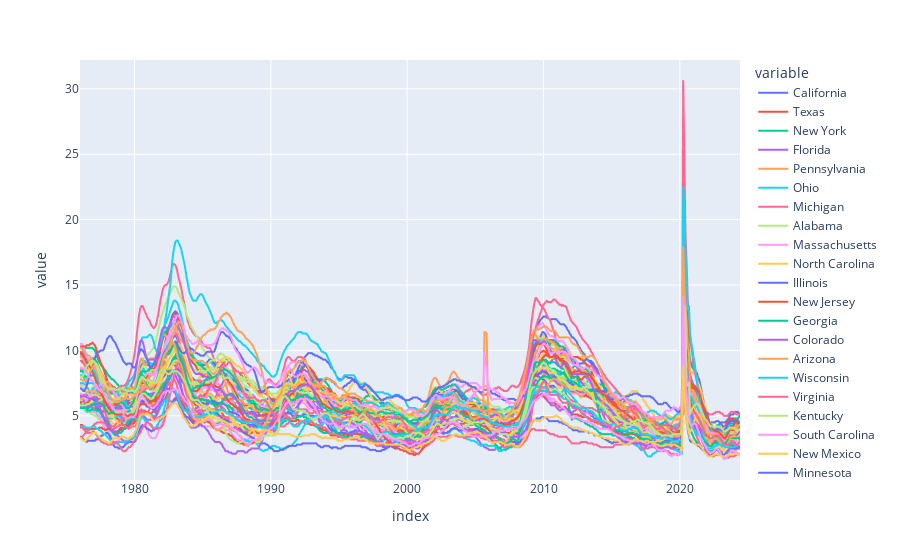

The notebook cell saved with this chart:
### Markdown cell above
### 1- what's the periods of highst ratios ?

### Code cell
px.line(unemp_results)

### Figure 1 — Plotly figure (JSON) as saved in the notebook; plotly's stock layout.template omitted (floating-point values rounded to 4 significant figures; data arrays with more than 128 entries replaced by an {"elided": "..."} marker saying what was removed)
{"data": [{"hovertemplate": "variable=California<br>index=%{x}<br>value=%{y}<extra></extra>", "legendgroup": "California", "line": {"color": "#636efa", "dash": "solid"}, "marker": {"symbol": "circle"}, "mode": "lines", "name": "California", "showlegend": true, "type": "scattergl", "x": {"elided": "582 str values"}, "xaxis": "x", "y": {"elided": "582 float values"}, "yaxis": "y"}, {"hovertemplate": "variable=Texas<br>index=%{x}<br>value=%{y}<extra></extra>", "legendgroup": "Texas", "line": {"color": "#EF553B", "dash": "solid"}, "marker": {"symbol": "circle"}, "mode": "lines", "name": "Texas", "showlegend": true, "type": "scattergl", "x": {"elided": "582 str values"}, "xaxis": "x", "y": {"elided": "582 float values"}, "yaxis": "y"}, {"hovertemplate": "variable=New York<br>index=%{x}<br>value=%{y}<extra></extra>", "legendgroup": "New York", "line": {"color": "#00cc96", "dash": "solid"}, "marker": {"symbol": "circle"}, "mode": "lines", "name": "New York", "showlegend": true, "type": "scattergl", "x": {"elided": "582 str values"}, "xaxis": "x", "y": {"elided": "582 float values"}, "yaxis": "y"}, {"hovertemplate": "variable=Florida<br>index=%{x}<br>value=%{y}<extra></extra>", "legendgroup": "Florida", "line": {"color": "#ab63fa", "dash": "solid"}, "marker": {"symbol": "circle"}, "mode": "lines", "name": "Florida", "showlegend": true, "type": "scattergl", "x": {"elided": "582 str values"}, "xaxis": "x", "y": {"elided": "582 float values"}, "yaxis": "y"}, {"hovertemplate": "variable=Pennsylvania<br>index=%{x}<br>value=%{y}<extra></extra>", "legendgroup": "Pennsylvania", "line": {"color": "#FFA15A", "dash": "solid"}, "marker": {"symbol": "circle"}, "mode": "lines", "name": "Pennsylvania", "showlegend": true, "type": "scattergl", "x": {"elided": "582 str values"}, "xaxis": "x", "y": {"elided": "582 float values"}, "yaxis": "y"}, {"hovertemplate": "variable=Ohio<br>index=%{x}<br>value=%{y}<extra></extra>", "legendgroup": "Ohio", "line": {"color": "#19d3f3", "dash": "solid"}, "marker": {"symbol": "circle"}, "mode": "lines", "name": "Ohio", "showlegend": true, "type": "scattergl", "x": {"elided": "582 str values"}, "xaxis": "x", "y": {"elided": "582 float values"}, "yaxis": "y"}, {"hovertemplate": "variable=Michigan<br>index=%{x}<br>value=%{y}<extra></extra>", "legendgroup": "Michigan", "line": {"color": "#FF6692", "dash": "solid"}, "marker": {"symbol": "circle"}, "mode": "lines", "name": "Michigan", "showlegend": true, "type": "scattergl", "x": {"elided": "582 str values"}, "xaxis": "x", "y": {"elided": "582 float values"}, "yaxis": "y"}, {"hovertemplate": "variable=Alabama<br>index=%{x}<br>value=%{y}<extra></extra>", "legendgroup": "Alabama", "line": {"color": "#B6E880", "dash": "solid"}, "marker": {"symbol": "circle"}, "mode": "lines", "name": "Alabama", "showlegend": true, "type": "scattergl", "x": {"elided": "582 str values"}, "xaxis": "x", "y": {"elided": "582 float values"}, "yaxis": "y"}, {"hovertemplate": "variable=Massachusetts<br>index=%{x}<br>value=%{y}<extra></extra>", "legendgroup": "Massachusetts", "line": {"color": "#FF97FF", "dash": "solid"}, "marker": {"symbol": "circle"}, "mode": "lines", "name": "Massachusetts", "showlegend": true, "type": "scattergl", "x": {"elided": "582 str values"}, "xaxis": "x", "y": {"elided": "582 float values"}, "yaxis": "y"}, {"hovertemplate": "variable=North Carolina<br>index=%{x}<br>value=%{y}<extra></extra>", "legendgroup": "North Carolina", "line": {"color": "#FECB52", "dash": "solid"}, "marker": {"symbol": "circle"}, "mode": "lines", "name": "North Carolina", "showlegend": true, "type": "scattergl", "x": {"elided": "582 str values"}, "xaxis": "x", "y": {"elided": "582 float values"}, "yaxis": "y"}, {"hovertemplate": "variable=Illinois<br>index=%{x}<br>value=%{y}<extra></extra>", "legendgroup": "Illinois", "line": {"color": "#636efa", "dash": "solid"}, "marker": {"symbol": "circle"}, "mode": "lines", "name": "Illinois", "showlegend": true, "type": "scattergl", "x": {"elided": "582 str values"}, "xaxis": "x", "y": {"elided": "582 float values"}, "yaxis": "y"}, {"hovertemplate": "variable=New Jersey<br>index=%{x}<br>value=%{y}<extra></extra>", "legendgroup": "New Jersey", "line": {"color": "#EF553B", "dash": "solid"}, "marker": {"symbol": "circle"}, "mode": "lines", "name": "New Jersey", "showlegend": true, "type": "scattergl", "x": {"elided": "582 str values"}, "xaxis": "x", "y": {"elided": "582 float values"}, "yaxis": "y"}, {"hovertemplate": "variable=Georgia<br>index=%{x}<br>value=%{y}<extra></extra>", "legendgroup": "Georgia", "line": {"color": "#00cc96", "dash": "solid"}, "marker": {"symbol": "circle"}, "mode": "lines", "name": "Georgia", "showlegend": true, "type": "scattergl", "x": {"elided": "582 str values"}, "xaxis": "x", "y": {"elided": "582 float values"}, "yaxis": "y"}, {"hovertemplate": "variable=Colorado<br>index=%{x}<br>value=%{y}<extra></extra>", "legendgroup": "Colorado", "line": {"color": "#ab63fa", "dash": "solid"}, "marker": {"symbol": "circle"}, "mode": "lines", "name": "Colorado", "showlegend": true, "type": "scattergl", "x": {"elided": "582 str values"}, "xaxis": "x", "y": {"elided": "582 float values"}, "yaxis": "y"}, {"hovertemplate": "variable=Arizona<br>index=%{x}<br>value=%{y}<extra></extra>", "legendgroup": "Arizona", "line": {"color": "#FFA15A", "dash": "solid"}, "marker": {"symbol": "circle"}, "mode": "lines", "name": "Arizona", "showlegend": true, "type": "scattergl", "x": {"elided": "582 str values"}, "xaxis": "x", "y": {"elided": "582 float values"}, "yaxis": "y"}, {"hovertemplate": "variable=Wisconsin<br>index=%{x}<br>value=%{y}<extra></extra>", "legendgroup": "Wisconsin", "line": {"color": "#19d3f3", "dash": "solid"}, "marker": {"symbol": "circle"}, "mode": "lines", "name": "Wisconsin", "showlegend": true, "type": "scattergl", "x": {"elided": "582 str values"}, "xaxis": "x", "y": {"elided": "582 float values"}, "yaxis": "y"}, {"hovertemplate": "variable=Virginia<br>index=%{x}<br>value=%{y}<extra></extra>", "legendgroup": "Virginia", "line": {"color": "#FF6692", "dash": "solid"}, "marker": {"symbol": "circle"}, "mode": "lines", "name": "Virginia", "showlegend": true, "type": "scattergl", "x": {"elided": "582 str values"}, "xaxis": "x", "y": {"elided": "582 float values"}, "yaxis": "y"}, {"hovertemplate": "variable=Kentucky<br>index=%{x}<br>value=%{y}<extra></extra>", "legendgroup": "Kentucky", "line": {"color": "#B6E880", "dash": "solid"}, "marker": {"symbol": "circle"}, "mode": "lines", "name": "Kentucky", "showlegend": true, "type": "scattergl", "x": {"elided": "582 str values"}, "xaxis": "x", "y": {"elided": "582 float values"}, "yaxis": "y"}, {"hovertemplate": "variable=South Carolina<br>index=%{x}<br>value=%{y}<extra></extra>", "legendgroup": "South Carolina", "line": {"color": "#FF97FF", "dash": "solid"}, "marker": {"symbol": "circle"}, "mode": "lines", "name": "South Carolina", "showlegend": true, "type": "scattergl", "x": {"elided": "582 str values"}, "xaxis": "x", "y": {"elided": "582 float values"}, "yaxis": "y"}, {"hovertemplate": "variable=New Mexico<br>index=%{x}<br>value=%{y}<extra></extra>", "legendgroup": "New Mexico", "line": {"color": "#FECB52", "dash": "solid"}, "marker": {"symbol": "circle"}, "mode": "lines", "name": "New Mexico", "showlegend": true, "type": "scattergl", "x": {"elided": "582 str values"}, "xaxis": "x", "y": {"elided": "582 float values"}, "yaxis": "y"}, {"hovertemplate": "variable=Minnesota<br>index=%{x}<br>value=%{y}<extra></extra>", "legendgroup": "Minnesota", "line": {"color": "#636efa", "dash": "solid"}, "marker": {"symbol": "circle"}, "mode": "lines", "name": "Minnesota", "showlegend": true, "type": "scattergl", "x": {"elided": "582 str values"}, "xaxis": "x", "y": {"elided": "582 float values"}, "yaxis": "y"}, {"hovertemplate": "variable=Tennessee<br>index=%{x}<br>value=%{y}<extra></extra>", "legendgroup": "Tennessee", "line": {"color": "#EF553B", "dash": "solid"}, "marker": {"symbol": "circle"}, "mode": "lines", "name": "Tennessee", "showlegend": true, "type": "scattergl", "x": {"elided": "582 str values"}, "xaxis": "x", "y": {"elided": "582 float values"}, "yaxis": "y"}, {"hovertemplate": "variable=Washington<br>index=%{x}<br>value=%{y}<extra></extra>", "legendgroup": "Washington", "line": {"color": "#00cc96", "dash": "solid"}, "marker": {"symbol": "circle"}, "mode": "lines", "name": "Washington", "showlegend": true, "type": "scattergl", "x": {"elided": "582 str values"}, "xaxis": "x", "y": {"elided": "582 float values"}, "yaxis": "y"}, {"hovertemplate": "variable=Maryland<br>index=%{x}<br>value=%{y}<extra></extra>", "legendgroup": "Maryland", "line": {"color": "#ab63fa", "dash": "solid"}, "marker": {"symbol": "circle"}, "mode": "lines", "name": "Maryland", "showlegend": true, "type": "scattergl", "x": {"elided": "582 str values"}, "xaxis": "x", "y": {"elided": "582 float values"}, "yaxis": "y"}, {"hovertemplate": "variable=Oregon<br>index=%{x}<br>value=%{y}<extra></extra>", "legendgroup": "Oregon", "line": {"color": "#FFA15A", "dash": "solid"}, "marker": {"symbol": "circle"}, "mode": "lines", "name": "Oregon", "showlegend": true, "type": "scattergl", "x": {"elided": "582 str values"}, "xaxis": "x", "y": {"elided": "582 float values"}, "yaxis": "y"}, {"hovertemplate": "variable=West Virginia<br>index=%{x}<br>value=%{y}<extra></extra>", "legendgroup": "West Virginia", "line": {"color": "#19d3f3", "dash": "solid"}, "marker": {"symbol": "circle"}, "mode": "lines", "name": "West Virginia", "showlegend": true, "type": "scattergl", "x": {"elided": "582 str values"}, "xaxis": "x", "y": {"elided": "582 float values"}, "yaxis": "y"}, {"hovertemplate": "variable=Nevada<br>index=%{x}<br>value=%{y}<extra></extra>", "legendgroup": "Nevada", "line": {"color": "#FF6692", "dash": "solid"}, "marker": {"symbol": "circle"}, "mode": "lines", "name": "Nevada", "showlegend": true, "type": "scattergl", "x": {"elided": "582 str values"}, "xaxis": "x", "y": {"elided": "582 float values"}, "yaxis": "y"}, {"hovertemplate": "variable=Arkansas<br>index=%{x}<br>value=%{y}<extra></extra>", "legendgroup": "Arkansas", "line": {"color": "#B6E880", "dash": "solid"}, "marker": {"symbol": "circle"}, "mode": "lines", "name": "Arkansas", "showlegend": true, "type": "scattergl", "x": {"elided": "582 str values"}, "xaxis": "x", "y": {"elided": "582 float values"}, "yaxis": "y"}, {"hovertemplate": "variable=Oklahoma<br>index=%{x}<br>value=%{y}<extra></extra>", "legendgroup": "Oklahoma", "line": {"color": "#FF97FF", "dash": "solid"}, "marker": {"symbol": "circle"}, "mode": "lines", "name": "Oklahoma", "showlegend": true, "type": "scattergl", "x": {"elided": "582 str values"}, "xaxis": "x", "y": {"elided": "582 float values"}, "yaxis": "y"}, {"hovertemplate": "variable=Missouri<br>index=%{x}<br>value=%{y}<extra></extra>", "legendgroup": "Missouri", "line": {"color": "#FECB52", "dash": "solid"}, "marker": {"symbol": "circle"}, "mode": "lines", "name": "Missouri", "showlegend": true, "type": "scattergl", "x": {"elided": "582 str values"}, "xaxis": "x", "y": {"elided": "582 float values"}, "yaxis": "y"}, {"hovertemplate": "variable=Alaska<br>index=%{x}<br>value=%{y}<extra></extra>", "legendgroup": "Alaska", "line": {"color": "#636efa", "dash": "solid"}, "marker": {"symbol": "circle"}, "mode": "lines", "name": "Alaska", "showlegend": true, "type": "scattergl", "x": {"elided": "582 str values"}, "xaxis": "x", "y": {"elided": "582 float values"}, "yaxis": "y"}, {"hovertemplate": "variable=Iowa<br>index=%{x}<br>value=%{y}<extra></extra>", "legendgroup": "Iowa", "line": {"color": "#EF553B", "dash": "solid"}, "marker": {"symbol": "circle"}, "mode": "lines", "name": "Iowa", "showlegend": true, "type": "scattergl", "x": {"elided": "582 str values"}, "xaxis": "x", "y": {"elided": "582 float values"}, "yaxis": "y"}, {"hovertemplate": "variable=Utah<br>index=%{x}<br>value=%{y}<extra></extra>", "legendgroup": "Utah", "line": {"color": "#00cc96", "dash": "solid"}, "marker": {"symbol": "circle"}, "mode": "lines", "name": "Utah", "showlegend": true, "type": "scattergl", "x": {"elided": "582 str values"}, "xaxis": "x", "y": {"elided": "582 float values"}, "yaxis": "y"}, {"hovertemplate": "variable=Indiana<br>index=%{x}<br>value=%{y}<extra></extra>", "legendgroup": "Indiana", "line": {"color": "#ab63fa", "dash": "solid"}, "marker": {"symbol": "circle"}, "mode": "lines", "name": "Indiana", "showlegend": true, "type": "scattergl", "x": {"elided": "582 str values"}, "xaxis": "x", "y": {"elided": "582 float values"}, "yaxis": "y"}, {"hovertemplate": "variable=Louisiana<br>index=%{x}<br>value=%{y}<extra></extra>", "legendgroup": "Louisiana", "line": {"color": "#FFA15A", "dash": "solid"}, "marker": {"symbol": "circle"}, "mode": "lines", "name": "Louisiana", "showlegend": true, "type": "scattergl", "x": {"elided": "582 str values"}, "xaxis": "x", "y": {"elided": "582 float values"}, "yaxis": "y"}, {"hovertemplate": "variable=Hawaii<br>index=%{x}<br>value=%{y}<extra></extra>", "legendgroup": "Hawaii", "line": {"color": "#19d3f3", "dash": "solid"}, "marker": {"symbol": "circle"}, "mode": "lines", "name": "Hawaii", "showlegend": true, "type": "scattergl", "x": {"elided": "582 str values"}, "xaxis": "x", "y": {"elided": "582 float values"}, "yaxis": "y"}, {"hovertemplate": "variable=North Dakota<br>index=%{x}<br>value=%{y}<extra></extra>", "legendgroup": "North Dakota", "line": {"color": "#FF6692", "dash": "solid"}, "marker": {"symbol": "circle"}, "mode": "lines", "name": "North Dakota", "showlegend": true, "type": "scattergl", "x": {"elided": "582 str values"}, "xaxis": "x", "y": {"elided": "582 float values"}, "yaxis": "y"}, {"hovertemplate": "variable=Montana<br>index=%{x}<br>value=%{y}<extra></extra>", "legendgroup": "Montana", "line": {"color": "#B6E880", "dash": "solid"}, "marker": {"symbol": "circle"}, "mode": "lines", "name": "Montana", "showlegend": true, "type": "scattergl", "x": {"elided": "582 str values"}, "xaxis": "x", "y": {"elided": "582 float values"}, "yaxis": "y"}, {"hovertemplate": "variable=Mississippi<br>index=%{x}<br>value=%{y}<extra></extra>", "legendgroup": "Mississippi", "line": {"color": "#FF97FF", "dash": "solid"}, "marker": {"symbol": "circle"}, "mode": "lines", "name": "Mississippi", "showlegend": true, "type": "scattergl", "x": {"elided": "582 str values"}, "xaxis": "x", "y": {"elided": "582 float values"}, "yaxis": "y"}, {"hovertemplate": "variable=Maine<br>index=%{x}<br>value=%{y}<extra></extra>", "legendgroup": "Maine", "line": {"color": "#FECB52", "dash": "solid"}, "marker": {"symbol": "circle"}, "mode": "lines", "name": "Maine", "showlegend": true, "type": "scattergl", "x": {"elided": "582 str values"}, "xaxis": "x", "y": {"elided": "582 float values"}, "yaxis": "y"}, {"hovertemplate": "variable=Nebraska<br>index=%{x}<br>value=%{y}<extra></extra>", "legendgroup": "Nebraska", "line": {"color": "#636efa", "dash": "solid"}, "marker": {"symbol": "circle"}, "mode": "lines", "name": "Nebraska", "showlegend": true, "type": "scattergl", "x": {"elided": "582 str values"}, "xaxis": "x", "y": {"elided": "582 float values"}, "yaxis": "y"}, {"hovertemplate": "variable=Connecticut<br>index=%{x}<br>value=%{y}<extra></extra>", "legendgroup": "Connecticut", "line": {"color": "#EF553B", "dash": "solid"}, "marker": {"symbol": "circle"}, "mode": "lines", "name": "Connecticut", "showlegend": true, "type": "scattergl", "x": {"elided": "582 str values"}, "xaxis": "x", "y": {"elided": "582 float values"}, "yaxis": "y"}, {"hovertemplate": "variable=Idaho<br>index=%{x}<br>value=%{y}<extra></extra>", "legendgroup": "Idaho", "line": {"color": "#00cc96", "dash": "solid"}, "marker": {"symbol": "circle"}, "mode": "lines", "name": "Idaho", "showlegend": true, "type": "scattergl", "x": {"elided": "582 str values"}, "xaxis": "x", "y": {"elided": "582 float values"}, "yaxis": "y"}, {"hovertemplate": "variable=New Hampshire<br>index=%{x}<br>value=%{y}<extra></extra>", "legendgroup": "New Hampshire", "line": {"color": "#ab63fa", "dash": "solid"}, "marker": {"symbol": "circle"}, "mode": "lines", "name": "New Hampshire", "showlegend": true, "type": "scattergl", "x": {"elided": "582 str values"}, "xaxis": "x", "y": {"elided": "582 float values"}, "yaxis": "y"}, {"hovertemplate": "variable=Rhode Island<br>index=%{x}<br>value=%{y}<extra></extra>", "legendgroup": "Rhode Island", "line": {"color": "#FFA15A", "dash": "solid"}, "marker": {"symbol": "circle"}, "mode": "lines", "name": "Rhode Island", "showlegend": true, "type": "scattergl", "x": {"elided": "582 str values"}, "xaxis": "x", "y": {"elided": "582 float values"}, "yaxis": "y"}, {"hovertemplate": "variable=Kansas<br>index=%{x}<br>value=%{y}<extra></extra>", "legendgroup": "Kansas", "line": {"color": "#19d3f3", "dash": "solid"}, "marker": {"symbol": "circle"}, "mode": "lines", "name": "Kansas", "showlegend": true, "type": "scattergl", "x": {"elided": "582 str values"}, "xaxis": "x", "y": {"elided": "582 float values"}, "yaxis": "y"}, {"hovertemplate": "variable=Wyoming<br>index=%{x}<br>value=%{y}<extra></extra>", "legendgroup": "Wyoming", "line": {"color": "#FF6692", "dash": "solid"}, "marker": {"symbol": "circle"}, "mode": "lines", "name": "Wyoming", "showlegend": true, "type": "scattergl", "x": {"elided": "582 str values"}, "xaxis": "x", "y": {"elided": "582 float values"}, "yaxis": "y"}, {"hovertemplate": "variable=Delaware<br>index=%{x}<br>value=%{y}<extra></extra>", "legendgroup": "Delaware", "line": {"color": "#B6E880", "dash": "solid"}, "marker": {"symbol": "circle"}, "mode": "lines", "name": "Delaware", "showlegend": true, "type": "scattergl", "x": {"elided": "582 str values"}, "xaxis": "x", "y": {"elided": "582 float values"}, "yaxis": "y"}, {"hovertemplate": "variable=Vermont<br>index=%{x}<br>value=%{y}<extra></extra>", "legendgroup": "Vermont", "line": {"color": "#FF97FF", "dash": "solid"}, "marker": {"symbol": "circle"}, "mode": "lines", "name": "Vermont", "showlegend": true, "type": "scattergl", "x": {"elided": "582 str values"}, "xaxis": "x", "y": {"elided": "582 float values"}, "yaxis": "y"}, {"hovertemplate": "variable=South Dakota<br>index=%{x}<br>value=%{y}<extra></extra>", "legendgroup": "South Dakota", "line": {"color": "#FECB52", "dash": "solid"}, "marker": {"symbol": "circle"}, "mode": "lines", "name": "South Dakota", "showlegend": true, "type": "scattergl", "x": {"elided": "582 str values"}, "xaxis": "x", "y": {"elided": "582 float values"}, "yaxis": "y"}], "layout": {"legend": {"title": {"text": "variable"}, "tracegroupgap": 0}, "margin": {"t": 60}, "xaxis": {"anchor": "y", "domain": [0, 1], "title": {"text": "index"}}, "yaxis": {"anchor": "x", "domain": [0, 1], "title": {"text": "value"}}}}
